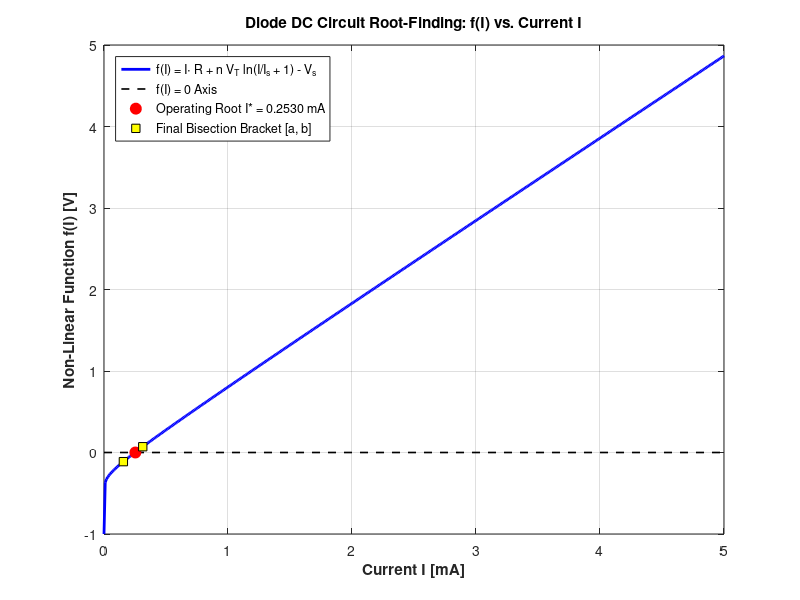

Write the MATLAB code that produced this figure.
%% MATH502: Numerical Methods - Assignment 1
% Problem 3: Diode DC Circuit Non-Linear Analysis (Bisection & Secant)
% Students: Mazen Altelbany (64-12371) & Yahia Talaat (64-3581)
% German University in Cairo (GUC)
%
% Implemented from first principles using while loops and if conditions.
% No built-in root-finding solvers (e.g., fzero) used.

clear; clc; close all;

fprintf('========================================================================\n');
fprintf('Problem 3: Diode Circuit Root-Finding (Bisection and Secant)\n');
fprintf('Students: Mazen Altelbany (64-12371) & Yahia Talaat (64-3581)\n');
fprintf('========================================================================\n\n');

%% System Parameters
Is = 1.0e-12;           % Reverse saturation current [A]
n  = 1.5;               % Ideality factor
VT = 25.85e-3;          % Thermal voltage [V]
R  = 1.0e3;             % Circuit resistance [Ohm]
Vs = 1.0;               % DC supply voltage [V]
tol = 1.0e-4;           % Accuracy tolerance [A] (0.1 mA)

%% Part (a): Define the non-linear function f(I)
% From KVL: Vs = I*R + VD
% Shockley equation: I = Is*(exp(VD / (n*VT)) - 1) => VD = n*VT*ln(I/Is + 1)
% Non-linear function: f(I) = I*R + n*VT*ln(I/Is + 1) - Vs = 0
f = @(I) I * R + n * VT * log(I / Is + 1.0) - Vs;

fprintf('--- PART (a): Function f(I) Defined ---\n');
fprintf('  f(I) = I*R + n*VT*ln(I/Is + 1) - Vs = 0\n');
fprintf('  At lower bound I = 0 A:     f(0) = %.4f V\n', f(0));
fprintf('  At upper bound I = 5 mA:    f(5e-3) = %.4f V\n', f(5e-3));
if f(0) * f(5e-3) < 0
    fprintf('  Sign change confirmed: f(0)*f(5 mA) < 0 => Root exists on [0, 5 mA].\n\n');
end

%% Part (b) & (c): Root Finding using Bisection and Secant Methods
fprintf('--- PART (b) & (c): Root Finding Implementations ---\n');

% -------------------------------------------------------------------------
% 1. BISECTION METHOD (Pure while loop & if conditions)
% -------------------------------------------------------------------------
fprintf('[1. Bisection Method Execution]:\n');
a = 0.0;
b = 5.0e-3;
iter_bis = 0;
max_iter = 100;

fprintf('%-5s %-14s %-14s %-14s %-14s %-14s\n', ...
        'Iter', 'a [mA]', 'b [mA]', 'c [mA]', '(b-a)/2 [A]', 'f(c) [V]');
fprintf('----------------------------------------------------------------------------------\n');

while ((b - a) / 2.0 > tol) && (iter_bis < max_iter)
    iter_bis = iter_bis + 1;
    c = (a + b) / 2.0;
    fc = f(c);
    err_bound = (b - a) / 2.0;
    
    fprintf('%-5d %-14.4f %-14.4f %-14.4f %-14.4e %-14.4e\n', ...
            iter_bis, a*1e3, b*1e3, c*1e3, err_bound, fc);
    
    % Interval update via if condition
    if f(a) * fc < 0
        b = c;
    else
        a = c;
    end
end

root_bis = (a + b) / 2.0;
fprintf('\nBisection Method Summary:\n');
fprintf('  Number of iterations needed: %d\n', iter_bis);
fprintf('  Final root estimate:         I = %.6e A (%.4f mA)\n', root_bis, root_bis*1e3);
fprintf('  Bracket after iter %d:        [%.4f, %.4f] mA\n', iter_bis, a*1e3, b*1e3);
fprintf('  Maximum error bound:         (b - a)/2 = %.4e A (< 1e-4 A)\n', (b - a) / 2.0);
fprintf('  Note on 6th iteration:       If taken, bracket becomes [%.4f, %.4f] mA,\n', 0.234375, 0.3125);
fprintf('                               with midpoint I = %.4f mA and bound %.4e A.\n', (0.234375 + 0.3125)/2, (0.3125 - 0.234375)/2);
fprintf('  Function value at root:      f(I) = %.4e V\n\n', f(root_bis));

% -------------------------------------------------------------------------
% 2. SECANT METHOD (Pure while loop & if conditions)
% -------------------------------------------------------------------------
fprintf('[2. Secant Method Execution]:\n');
x0 = 0.0;
x1 = 5.0e-3;
iter_sec = 0;

fprintf('%-5s %-14s %-14s %-14s %-14s\n', ...
        'Iter', 'x_{k-1} [mA]', 'x_k [mA]', '|x_k - x_{k-1}|', 'f(x_k) [V]');
fprintf('-------------------------------------------------------------------------\n');

while iter_sec < max_iter
    iter_sec = iter_sec + 1;
    f0 = f(x0);
    f1 = f(x1);
    
    % Secant formula
    denom = f1 - f0;
    if abs(denom) < 1e-15
        error('Secant method encountered zero denominator.');
    end
    x2 = x1 - f1 * (x1 - x0) / denom;
    diff_step = abs(x2 - x1);
    
    fprintf('%-5d %-14.4f %-14.4f %-14.4e %-14.4e\n', ...
            iter_sec, x1*1e3, x2*1e3, diff_step, f(x2));
    
    if diff_step < tol
        break;
    end
    x0 = x1;
    x1 = x2;
end

root_sec = x2;
fprintf('\nSecant Method Summary:\n');
fprintf('  Number of iterations needed: %d\n', iter_sec);
fprintf('  Final root estimate:         I = %.6e A (%.4f mA)\n', root_sec, root_sec*1e3);
fprintf('  Function value at root:      f(I) = %.4e V\n\n', f(root_sec));

%% Part (d): Plot f(I) over the interval [0, 5 mA]
figure('Name', 'Problem 3: Diode DC Circuit Root-Finding', 'Position', [150, 150, 700, 450]);
I_plot = linspace(0, 5e-3, 500);
f_plot = zeros(size(I_plot));
for idx = 1:length(I_plot)
    f_plot(idx) = f(I_plot(idx));
end

plot(I_plot * 1e3, f_plot, 'b-', 'LineWidth', 2.0); hold on;
plot([0, 5], [0, 0], 'k--', 'LineWidth', 1.2);
plot(root_sec * 1e3, 0, 'ro', 'MarkerSize', 8, 'MarkerFaceColor', 'r');
plot([a, b]*1e3, [f(a), f(b)], 'ks', 'MarkerSize', 6, 'MarkerFaceColor', 'y');

grid on;
xlabel('Current I [mA]', 'FontWeight', 'bold');
ylabel('Non-Linear Function f(I) [V]', 'FontWeight', 'bold');
title('Diode DC Circuit Root-Finding: f(I) vs. Current I', 'FontWeight', 'bold');
legend('f(I) = I\cdot R + n V_T ln(I/I_s + 1) - V_s', 'f(I) = 0 Axis', ...
       sprintf('Operating Root I* = %.4f mA', root_sec*1e3), ...
       'Final Bisection Bracket [a, b]', 'Location', 'northwest');

fprintf('Problem 3 Complete.\n');
